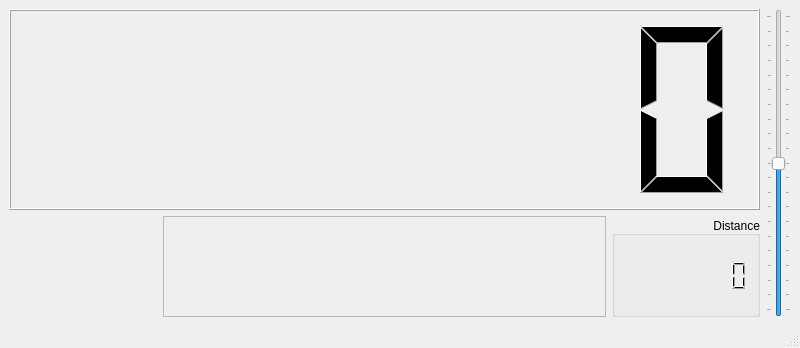
<?xml version="1.0" encoding="UTF-8"?>
<ui version="4.0">
 <class>MainWindow</class>
 <widget class="QMainWindow" name="MainWindow">
  <property name="geometry">
   <rect>
    <x>0</x>
    <y>0</y>
    <width>800</width>
    <height>348</height>
   </rect>
  </property>
  <property name="windowTitle">
   <string>MainWindow</string>
  </property>
  <widget class="QWidget" name="centralwidget">
   <layout class="QGridLayout" name="gridLayout" rowstretch="2,1">
    <item row="1" column="0">
     <layout class="QHBoxLayout" name="horizontalLayout_2" stretch="1,3,1">
      <item>
       <widget class="FuelUsageDisp" name="fuelUsage" native="true">
        <property name="sizePolicy">
         <sizepolicy hsizetype="Expanding" vsizetype="Preferred">
          <horstretch>0</horstretch>
          <verstretch>0</verstretch>
         </sizepolicy>
        </property>
       </widget>
      </item>
      <item>
       <widget class="QFrame" name="dashWidgetFrame">
        <property name="sizePolicy">
         <sizepolicy hsizetype="Preferred" vsizetype="Expanding">
          <horstretch>0</horstretch>
          <verstretch>0</verstretch>
         </sizepolicy>
        </property>
        <property name="frameShape">
         <enum>QFrame::StyledPanel</enum>
        </property>
        <property name="frameShadow">
         <enum>QFrame::Raised</enum>
        </property>
       </widget>
      </item>
      <item>
       <widget class="QGroupBox" name="groupBox">
        <property name="sizePolicy">
         <sizepolicy hsizetype="Expanding" vsizetype="Preferred">
          <horstretch>0</horstretch>
          <verstretch>0</verstretch>
         </sizepolicy>
        </property>
        <property name="title">
         <string>Distance</string>
        </property>
        <property name="alignment">
         <set>Qt::AlignBottom|Qt::AlignRight|Qt::AlignTrailing</set>
        </property>
        <layout class="QHBoxLayout" name="horizontalLayout">
         <property name="leftMargin">
          <number>0</number>
         </property>
         <property name="topMargin">
          <number>0</number>
         </property>
         <property name="rightMargin">
          <number>0</number>
         </property>
         <property name="bottomMargin">
          <number>0</number>
         </property>
         <item>
          <widget class="Odometer" name="odo">
           <property name="frameShape">
            <enum>QFrame::NoFrame</enum>
           </property>
           <property name="frameShadow">
            <enum>QFrame::Plain</enum>
           </property>
           <property name="lineWidth">
            <number>0</number>
           </property>
           <property name="smallDecimalPoint">
            <bool>true</bool>
           </property>
           <property name="digitCount">
            <number>7</number>
           </property>
          </widget>
         </item>
        </layout>
       </widget>
      </item>
     </layout>
    </item>
    <item row="0" column="1" rowspan="2">
     <widget class="Throttle" name="throttle">
      <property name="toolTip">
       <string> Throttle</string>
      </property>
      <property name="minimum">
       <number>-100</number>
      </property>
      <property name="maximum">
       <number>100</number>
      </property>
      <property name="orientation">
       <enum>Qt::Vertical</enum>
      </property>
      <property name="tickPosition">
       <enum>QSlider::TicksBothSides</enum>
      </property>
      <property name="tickInterval">
       <number>10</number>
      </property>
     </widget>
    </item>
    <item row="0" column="0">
     <widget class="Speedometer" name="speedo">
      <property name="digitCount">
       <number>7</number>
      </property>
     </widget>
    </item>
   </layout>
  </widget>
  <widget class="QMenuBar" name="menubar">
   <property name="geometry">
    <rect>
     <x>0</x>
     <y>0</y>
     <width>800</width>
     <height>22</height>
    </rect>
   </property>
  </widget>
  <widget class="QStatusBar" name="statusbar"/>
 </widget>
 <customwidgets>
  <customwidget>
   <class>Speedometer</class>
   <extends>QLCDNumber</extends>
   <header>Speedometer.h</header>
  </customwidget>
  <customwidget>
   <class>Odometer</class>
   <extends>QLCDNumber</extends>
   <header>Odometer.h</header>
  </customwidget>
  <customwidget>
   <class>FuelUsageDisp</class>
   <extends>QWidget</extends>
   <header>FuelUsageDisp.h</header>
   <container>1</container>
  </customwidget>
  <customwidget>
   <class>Throttle</class>
   <extends>QSlider</extends>
   <header>Throttle.h</header>
  </customwidget>
 </customwidgets>
 <resources/>
 <connections/>
</ui>
